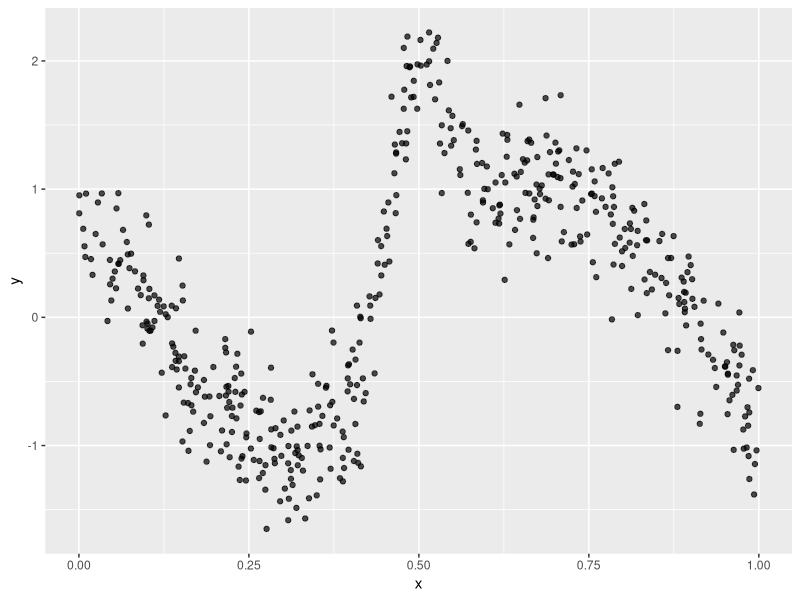
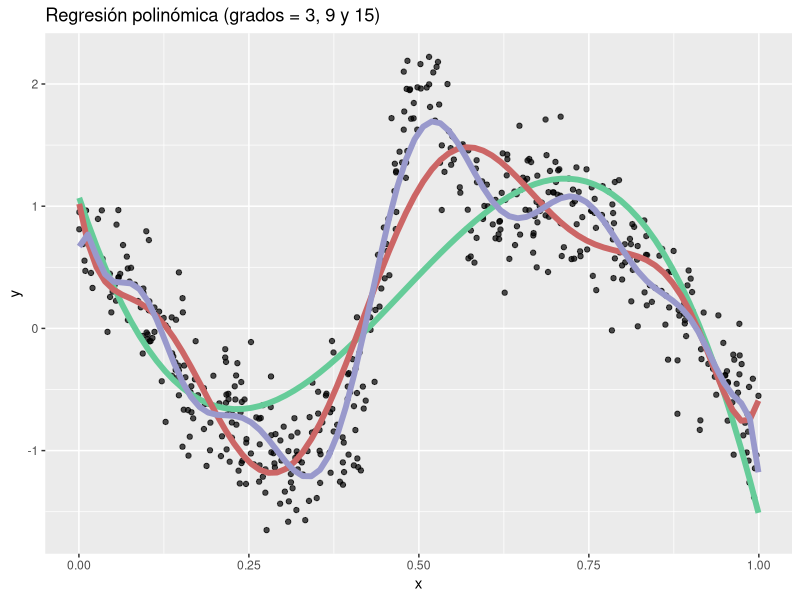
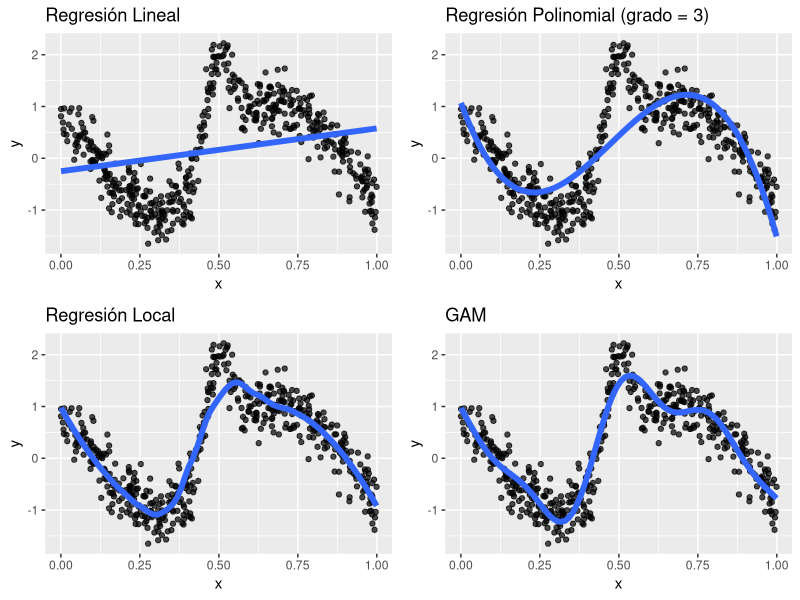

Generate these figures, in order, with R:
## ---- chunk 1
knitr::opts_chunk$set(echo = TRUE)
## ---- chunk 2
library(tidyverse)
library(mgcv)
library(methods)
library(gganimate)
## ---- chunk 3
set.seed(123)
x  <- runif(500)
mu <- sin(2 * (4 * x - 2)) + 2 * exp(-(16 ^ 2) * ((x - .5) ^ 2))
y <- rnorm(500, mu, .3)
d <- data.frame(x, y) 
## ---- chunk 4
p <- ggplot(d, aes(x , y)) + geom_point(size = 1.5, alpha = 0.7)
p
## ---- chunk 5
p + stat_smooth(method = 'lm', formula = y ~ poly(x, 3), se = FALSE, size = 2, col = '#66CC99') +
  stat_smooth(method = 'lm', formula = y ~ poly(x, 9), se = FALSE, size = 2, col = '#CC6666') +
  stat_smooth(method = 'lm', formula = y ~ poly(x, 15), se = FALSE, size = 2, col = '#9999CC') + labs(title = 'Regresión polinómica (grados = 3, 9 y 15)') 
## ---- chunk 6
p1 <- p + geom_smooth(method = 'lm', se = FALSE, size = 2) + labs(title = 'Regresión Lineal')
p2 <- p + geom_smooth(method = 'lm', formula = y ~ poly(x, 3), se = FALSE, size = 2) + 
  labs(title = 'Regresión Polinomial (grado = 3)')
p3 <- p + geom_smooth(method = 'loess', formula = y ~ x, span = 0.5, se = FALSE, size = 2) + 
  labs(title = 'Regresión Local')
p4 <- p + stat_smooth(method = 'gam', formula = y ~ s(x), se = FALSE, size = 2) +
  labs(title = 'GAM')

gridExtra::grid.arrange(p1, p2, p3, p4)
